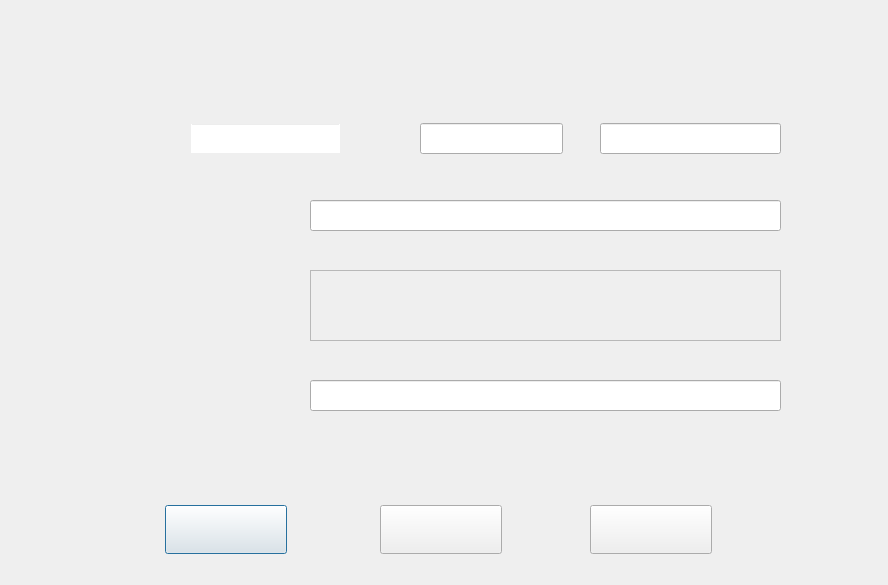
<?xml version="1.0" encoding="UTF-8"?>
<ui version="4.0">
 <class>InformationDialog</class>
 <widget class="QDialog" name="InformationDialog">
  <property name="geometry">
   <rect>
    <x>0</x>
    <y>0</y>
    <width>888</width>
    <height>585</height>
   </rect>
  </property>
  <property name="windowTitle">
   <string>Dialog</string>
  </property>
  <property name="styleSheet">
   <string notr="true">border-image: url(:/new/prefix1/paper_bac.jpg);</string>
  </property>
  <widget class="QLineEdit" name="year_content">
   <property name="geometry">
    <rect>
     <x>420</x>
     <y>123</y>
     <width>143</width>
     <height>31</height>
    </rect>
   </property>
   <property name="palette">
    <palette>
     <active>
      <colorrole role="Text">
       <brush brushstyle="SolidPattern">
        <color alpha="255">
         <red>255</red>
         <green>255</green>
         <blue>0</blue>
        </color>
       </brush>
      </colorrole>
     </active>
     <inactive>
      <colorrole role="Text">
       <brush brushstyle="SolidPattern">
        <color alpha="255">
         <red>255</red>
         <green>255</green>
         <blue>0</blue>
        </color>
       </brush>
      </colorrole>
     </inactive>
     <disabled>
      <colorrole role="Text">
       <brush brushstyle="SolidPattern">
        <color alpha="255">
         <red>120</red>
         <green>120</green>
         <blue>120</blue>
        </color>
       </brush>
      </colorrole>
     </disabled>
    </palette>
   </property>
   <property name="font">
    <font>
     <family>Microsoft YaHei</family>
     <pointsize>12</pointsize>
    </font>
   </property>
   <property name="styleSheet">
    <string notr="true">border-image: url(:/new/prefix1/paper_short.jpg);</string>
   </property>
  </widget>
  <widget class="QLineEdit" name="id_content">
   <property name="geometry">
    <rect>
     <x>600</x>
     <y>123</y>
     <width>181</width>
     <height>31</height>
    </rect>
   </property>
   <property name="palette">
    <palette>
     <active>
      <colorrole role="Text">
       <brush brushstyle="SolidPattern">
        <color alpha="255">
         <red>255</red>
         <green>255</green>
         <blue>0</blue>
        </color>
       </brush>
      </colorrole>
     </active>
     <inactive>
      <colorrole role="Text">
       <brush brushstyle="SolidPattern">
        <color alpha="255">
         <red>255</red>
         <green>255</green>
         <blue>0</blue>
        </color>
       </brush>
      </colorrole>
     </inactive>
     <disabled>
      <colorrole role="Text">
       <brush brushstyle="SolidPattern">
        <color alpha="255">
         <red>120</red>
         <green>120</green>
         <blue>120</blue>
        </color>
       </brush>
      </colorrole>
     </disabled>
    </palette>
   </property>
   <property name="font">
    <font>
     <family>Microsoft YaHei</family>
     <pointsize>12</pointsize>
    </font>
   </property>
   <property name="styleSheet">
    <string notr="true">border-image: url(:/new/prefix1/paper_filter_rightup.jpg);</string>
   </property>
   <property name="text">
    <string/>
   </property>
  </widget>
  <widget class="QLineEdit" name="title_short_content">
   <property name="geometry">
    <rect>
     <x>310</x>
     <y>380</y>
     <width>471</width>
     <height>31</height>
    </rect>
   </property>
   <property name="palette">
    <palette>
     <active>
      <colorrole role="Text">
       <brush brushstyle="SolidPattern">
        <color alpha="255">
         <red>255</red>
         <green>255</green>
         <blue>0</blue>
        </color>
       </brush>
      </colorrole>
     </active>
     <inactive>
      <colorrole role="Text">
       <brush brushstyle="SolidPattern">
        <color alpha="255">
         <red>255</red>
         <green>255</green>
         <blue>0</blue>
        </color>
       </brush>
      </colorrole>
     </inactive>
     <disabled>
      <colorrole role="Text">
       <brush brushstyle="SolidPattern">
        <color alpha="255">
         <red>120</red>
         <green>120</green>
         <blue>120</blue>
        </color>
       </brush>
      </colorrole>
     </disabled>
    </palette>
   </property>
   <property name="font">
    <font>
     <family>Microsoft YaHei</family>
     <pointsize>12</pointsize>
    </font>
   </property>
   <property name="styleSheet">
    <string notr="true">border-image: url(:/new/prefix1/paper_long.jpg);</string>
   </property>
   <property name="text">
    <string/>
   </property>
  </widget>
  <widget class="QLineEdit" name="view_label_content">
   <property name="geometry">
    <rect>
     <x>310</x>
     <y>200</y>
     <width>471</width>
     <height>31</height>
    </rect>
   </property>
   <property name="palette">
    <palette>
     <active>
      <colorrole role="Text">
       <brush brushstyle="SolidPattern">
        <color alpha="255">
         <red>255</red>
         <green>255</green>
         <blue>0</blue>
        </color>
       </brush>
      </colorrole>
     </active>
     <inactive>
      <colorrole role="Text">
       <brush brushstyle="SolidPattern">
        <color alpha="255">
         <red>255</red>
         <green>255</green>
         <blue>0</blue>
        </color>
       </brush>
      </colorrole>
     </inactive>
     <disabled>
      <colorrole role="Text">
       <brush brushstyle="SolidPattern">
        <color alpha="255">
         <red>120</red>
         <green>120</green>
         <blue>120</blue>
        </color>
       </brush>
      </colorrole>
     </disabled>
    </palette>
   </property>
   <property name="font">
    <font>
     <family>Microsoft YaHei</family>
     <pointsize>12</pointsize>
    </font>
   </property>
   <property name="styleSheet">
    <string notr="true">border-image: url(:/new/prefix1/paper_filter_rightup.jpg);</string>
   </property>
   <property name="text">
    <string/>
   </property>
  </widget>
  <widget class="QPushButton" name="more">
   <property name="geometry">
    <rect>
     <x>165</x>
     <y>505</y>
     <width>122</width>
     <height>49</height>
    </rect>
   </property>
   <property name="styleSheet">
    <string notr="true">border-image: url(:/new/prefix1/paper_more.jpg);</string>
   </property>
   <property name="text">
    <string/>
   </property>
  </widget>
  <widget class="QPushButton" name="ok">
   <property name="geometry">
    <rect>
     <x>590</x>
     <y>505</y>
     <width>122</width>
     <height>49</height>
    </rect>
   </property>
   <property name="styleSheet">
    <string notr="true">border-image: url(:/new/prefix1/ok.jpg);</string>
   </property>
   <property name="text">
    <string/>
   </property>
  </widget>
  <widget class="QPushButton" name="save">
   <property name="geometry">
    <rect>
     <x>380</x>
     <y>505</y>
     <width>122</width>
     <height>49</height>
    </rect>
   </property>
   <property name="styleSheet">
    <string notr="true">border-image: url(:/new/prefix1/paper_save.jpg);</string>
   </property>
   <property name="text">
    <string/>
   </property>
  </widget>
  <widget class="QPlainTextEdit" name="title_content">
   <property name="geometry">
    <rect>
     <x>310</x>
     <y>270</y>
     <width>471</width>
     <height>71</height>
    </rect>
   </property>
   <property name="palette">
    <palette>
     <active>
      <colorrole role="Text">
       <brush brushstyle="SolidPattern">
        <color alpha="255">
         <red>255</red>
         <green>255</green>
         <blue>0</blue>
        </color>
       </brush>
      </colorrole>
      <colorrole role="Base">
       <brush brushstyle="NoBrush">
        <color alpha="255">
         <red>0</red>
         <green>0</green>
         <blue>0</blue>
        </color>
       </brush>
      </colorrole>
     </active>
     <inactive>
      <colorrole role="Text">
       <brush brushstyle="SolidPattern">
        <color alpha="255">
         <red>255</red>
         <green>255</green>
         <blue>0</blue>
        </color>
       </brush>
      </colorrole>
      <colorrole role="Base">
       <brush brushstyle="NoBrush">
        <color alpha="255">
         <red>0</red>
         <green>0</green>
         <blue>0</blue>
        </color>
       </brush>
      </colorrole>
     </inactive>
     <disabled>
      <colorrole role="Text">
       <brush brushstyle="SolidPattern">
        <color alpha="255">
         <red>120</red>
         <green>120</green>
         <blue>120</blue>
        </color>
       </brush>
      </colorrole>
      <colorrole role="Base">
       <brush brushstyle="NoBrush">
        <color alpha="255">
         <red>0</red>
         <green>0</green>
         <blue>0</blue>
        </color>
       </brush>
      </colorrole>
     </disabled>
    </palette>
   </property>
   <property name="font">
    <font>
     <family>Microsoft YaHei</family>
     <pointsize>12</pointsize>
    </font>
   </property>
   <property name="styleSheet">
    <string notr="true">border-image: url(:/new/prefix1/paper_filter_rightup.jpg);</string>
   </property>
  </widget>
  <widget class="QLineEdit" name="type_content">
   <property name="geometry">
    <rect>
     <x>190</x>
     <y>123</y>
     <width>151</width>
     <height>31</height>
    </rect>
   </property>
   <property name="palette">
    <palette>
     <active>
      <colorrole role="WindowText">
       <brush brushstyle="SolidPattern">
        <color alpha="255">
         <red>0</red>
         <green>0</green>
         <blue>0</blue>
        </color>
       </brush>
      </colorrole>
      <colorrole role="Button">
       <brush brushstyle="SolidPattern">
        <color alpha="0">
         <red>240</red>
         <green>240</green>
         <blue>240</blue>
        </color>
       </brush>
      </colorrole>
      <colorrole role="Light">
       <brush brushstyle="SolidPattern">
        <color alpha="0">
         <red>255</red>
         <green>255</green>
         <blue>255</blue>
        </color>
       </brush>
      </colorrole>
      <colorrole role="Midlight">
       <brush brushstyle="SolidPattern">
        <color alpha="0">
         <red>247</red>
         <green>247</green>
         <blue>247</blue>
        </color>
       </brush>
      </colorrole>
      <colorrole role="Dark">
       <brush brushstyle="SolidPattern">
        <color alpha="0">
         <red>120</red>
         <green>120</green>
         <blue>120</blue>
        </color>
       </brush>
      </colorrole>
      <colorrole role="Mid">
       <brush brushstyle="SolidPattern">
        <color alpha="0">
         <red>160</red>
         <green>160</green>
         <blue>160</blue>
        </color>
       </brush>
      </colorrole>
      <colorrole role="Text">
       <brush brushstyle="SolidPattern">
        <color alpha="255">
         <red>255</red>
         <green>255</green>
         <blue>0</blue>
        </color>
       </brush>
      </colorrole>
      <colorrole role="BrightText">
       <brush brushstyle="SolidPattern">
        <color alpha="255">
         <red>255</red>
         <green>255</green>
         <blue>255</blue>
        </color>
       </brush>
      </colorrole>
      <colorrole role="ButtonText">
       <brush brushstyle="SolidPattern">
        <color alpha="255">
         <red>0</red>
         <green>0</green>
         <blue>0</blue>
        </color>
       </brush>
      </colorrole>
      <colorrole role="Base">
       <brush brushstyle="SolidPattern">
        <color alpha="255">
         <red>255</red>
         <green>255</green>
         <blue>255</blue>
        </color>
       </brush>
      </colorrole>
      <colorrole role="Window">
       <brush brushstyle="SolidPattern">
        <color alpha="0">
         <red>240</red>
         <green>240</green>
         <blue>240</blue>
        </color>
       </brush>
      </colorrole>
      <colorrole role="Shadow">
       <brush brushstyle="SolidPattern">
        <color alpha="255">
         <red>0</red>
         <green>0</green>
         <blue>0</blue>
        </color>
       </brush>
      </colorrole>
      <colorrole role="AlternateBase">
       <brush brushstyle="SolidPattern">
        <color alpha="127">
         <red>247</red>
         <green>247</green>
         <blue>247</blue>
        </color>
       </brush>
      </colorrole>
      <colorrole role="ToolTipBase">
       <brush brushstyle="SolidPattern">
        <color alpha="255">
         <red>255</red>
         <green>255</green>
         <blue>220</blue>
        </color>
       </brush>
      </colorrole>
      <colorrole role="ToolTipText">
       <brush brushstyle="SolidPattern">
        <color alpha="255">
         <red>0</red>
         <green>0</green>
         <blue>0</blue>
        </color>
       </brush>
      </colorrole>
     </active>
     <inactive>
      <colorrole role="WindowText">
       <brush brushstyle="SolidPattern">
        <color alpha="255">
         <red>0</red>
         <green>0</green>
         <blue>0</blue>
        </color>
       </brush>
      </colorrole>
      <colorrole role="Button">
       <brush brushstyle="SolidPattern">
        <color alpha="0">
         <red>240</red>
         <green>240</green>
         <blue>240</blue>
        </color>
       </brush>
      </colorrole>
      <colorrole role="Light">
       <brush brushstyle="SolidPattern">
        <color alpha="0">
         <red>255</red>
         <green>255</green>
         <blue>255</blue>
        </color>
       </brush>
      </colorrole>
      <colorrole role="Midlight">
       <brush brushstyle="SolidPattern">
        <color alpha="0">
         <red>247</red>
         <green>247</green>
         <blue>247</blue>
        </color>
       </brush>
      </colorrole>
      <colorrole role="Dark">
       <brush brushstyle="SolidPattern">
        <color alpha="0">
         <red>120</red>
         <green>120</green>
         <blue>120</blue>
        </color>
       </brush>
      </colorrole>
      <colorrole role="Mid">
       <brush brushstyle="SolidPattern">
        <color alpha="0">
         <red>160</red>
         <green>160</green>
         <blue>160</blue>
        </color>
       </brush>
      </colorrole>
      <colorrole role="Text">
       <brush brushstyle="SolidPattern">
        <color alpha="255">
         <red>255</red>
         <green>255</green>
         <blue>0</blue>
        </color>
       </brush>
      </colorrole>
      <colorrole role="BrightText">
       <brush brushstyle="SolidPattern">
        <color alpha="255">
         <red>255</red>
         <green>255</green>
         <blue>255</blue>
        </color>
       </brush>
      </colorrole>
      <colorrole role="ButtonText">
       <brush brushstyle="SolidPattern">
        <color alpha="255">
         <red>0</red>
         <green>0</green>
         <blue>0</blue>
        </color>
       </brush>
      </colorrole>
      <colorrole role="Base">
       <brush brushstyle="SolidPattern">
        <color alpha="255">
         <red>255</red>
         <green>255</green>
         <blue>255</blue>
        </color>
       </brush>
      </colorrole>
      <colorrole role="Window">
       <brush brushstyle="SolidPattern">
        <color alpha="0">
         <red>240</red>
         <green>240</green>
         <blue>240</blue>
        </color>
       </brush>
      </colorrole>
      <colorrole role="Shadow">
       <brush brushstyle="SolidPattern">
        <color alpha="255">
         <red>0</red>
         <green>0</green>
         <blue>0</blue>
        </color>
       </brush>
      </colorrole>
      <colorrole role="AlternateBase">
       <brush brushstyle="SolidPattern">
        <color alpha="127">
         <red>247</red>
         <green>247</green>
         <blue>247</blue>
        </color>
       </brush>
      </colorrole>
      <colorrole role="ToolTipBase">
       <brush brushstyle="SolidPattern">
        <color alpha="255">
         <red>255</red>
         <green>255</green>
         <blue>220</blue>
        </color>
       </brush>
      </colorrole>
      <colorrole role="ToolTipText">
       <brush brushstyle="SolidPattern">
        <color alpha="255">
         <red>0</red>
         <green>0</green>
         <blue>0</blue>
        </color>
       </brush>
      </colorrole>
     </inactive>
     <disabled>
      <colorrole role="WindowText">
       <brush brushstyle="SolidPattern">
        <color alpha="0">
         <red>120</red>
         <green>120</green>
         <blue>120</blue>
        </color>
       </brush>
      </colorrole>
      <colorrole role="Button">
       <brush brushstyle="SolidPattern">
        <color alpha="0">
         <red>240</red>
         <green>240</green>
         <blue>240</blue>
        </color>
       </brush>
      </colorrole>
      <colorrole role="Light">
       <brush brushstyle="SolidPattern">
        <color alpha="0">
         <red>255</red>
         <green>255</green>
         <blue>255</blue>
        </color>
       </brush>
      </colorrole>
      <colorrole role="Midlight">
       <brush brushstyle="SolidPattern">
        <color alpha="0">
         <red>247</red>
         <green>247</green>
         <blue>247</blue>
        </color>
       </brush>
      </colorrole>
      <colorrole role="Dark">
       <brush brushstyle="SolidPattern">
        <color alpha="0">
         <red>120</red>
         <green>120</green>
         <blue>120</blue>
        </color>
       </brush>
      </colorrole>
      <colorrole role="Mid">
       <brush brushstyle="SolidPattern">
        <color alpha="0">
         <red>160</red>
         <green>160</green>
         <blue>160</blue>
        </color>
       </brush>
      </colorrole>
      <colorrole role="Text">
       <brush brushstyle="SolidPattern">
        <color alpha="0">
         <red>120</red>
         <green>120</green>
         <blue>120</blue>
        </color>
       </brush>
      </colorrole>
      <colorrole role="BrightText">
       <brush brushstyle="SolidPattern">
        <color alpha="255">
         <red>255</red>
         <green>255</green>
         <blue>255</blue>
        </color>
       </brush>
      </colorrole>
      <colorrole role="ButtonText">
       <brush brushstyle="SolidPattern">
        <color alpha="0">
         <red>120</red>
         <green>120</green>
         <blue>120</blue>
        </color>
       </brush>
      </colorrole>
      <colorrole role="Base">
       <brush brushstyle="SolidPattern">
        <color alpha="0">
         <red>240</red>
         <green>240</green>
         <blue>240</blue>
        </color>
       </brush>
      </colorrole>
      <colorrole role="Window">
       <brush brushstyle="SolidPattern">
        <color alpha="0">
         <red>240</red>
         <green>240</green>
         <blue>240</blue>
        </color>
       </brush>
      </colorrole>
      <colorrole role="Shadow">
       <brush brushstyle="SolidPattern">
        <color alpha="255">
         <red>0</red>
         <green>0</green>
         <blue>0</blue>
        </color>
       </brush>
      </colorrole>
      <colorrole role="AlternateBase">
       <brush brushstyle="SolidPattern">
        <color alpha="0">
         <red>240</red>
         <green>240</green>
         <blue>240</blue>
        </color>
       </brush>
      </colorrole>
      <colorrole role="ToolTipBase">
       <brush brushstyle="SolidPattern">
        <color alpha="255">
         <red>255</red>
         <green>255</green>
         <blue>220</blue>
        </color>
       </brush>
      </colorrole>
      <colorrole role="ToolTipText">
       <brush brushstyle="SolidPattern">
        <color alpha="255">
         <red>0</red>
         <green>0</green>
         <blue>0</blue>
        </color>
       </brush>
      </colorrole>
     </disabled>
    </palette>
   </property>
   <property name="font">
    <font>
     <family>Microsoft YaHei</family>
     <pointsize>12</pointsize>
    </font>
   </property>
   <property name="styleSheet">
    <string notr="true">border-image: url(:/new/prefix1/paper_filter_shortest.jpg);</string>
   </property>
   <property name="text">
    <string/>
   </property>
  </widget>
  <widget class="QLabel" name="title_short_label">
   <property name="geometry">
    <rect>
     <x>150</x>
     <y>380</y>
     <width>151</width>
     <height>31</height>
    </rect>
   </property>
   <property name="palette">
    <palette>
     <active>
      <colorrole role="WindowText">
       <brush brushstyle="SolidPattern">
        <color alpha="255">
         <red>255</red>
         <green>255</green>
         <blue>255</blue>
        </color>
       </brush>
      </colorrole>
      <colorrole role="Text">
       <brush brushstyle="SolidPattern">
        <color alpha="255">
         <red>255</red>
         <green>255</green>
         <blue>255</blue>
        </color>
       </brush>
      </colorrole>
     </active>
     <inactive>
      <colorrole role="WindowText">
       <brush brushstyle="SolidPattern">
        <color alpha="255">
         <red>255</red>
         <green>255</green>
         <blue>255</blue>
        </color>
       </brush>
      </colorrole>
      <colorrole role="Text">
       <brush brushstyle="SolidPattern">
        <color alpha="255">
         <red>255</red>
         <green>255</green>
         <blue>255</blue>
        </color>
       </brush>
      </colorrole>
     </inactive>
     <disabled>
      <colorrole role="WindowText">
       <brush brushstyle="SolidPattern">
        <color alpha="255">
         <red>120</red>
         <green>120</green>
         <blue>120</blue>
        </color>
       </brush>
      </colorrole>
      <colorrole role="Text">
       <brush brushstyle="SolidPattern">
        <color alpha="255">
         <red>120</red>
         <green>120</green>
         <blue>120</blue>
        </color>
       </brush>
      </colorrole>
     </disabled>
    </palette>
   </property>
   <property name="font">
    <font>
     <family>Microsoft YaHei</family>
     <pointsize>16</pointsize>
     <weight>75</weight>
     <italic>false</italic>
     <bold>true</bold>
    </font>
   </property>
   <property name="styleSheet">
    <string notr="true">border-image: url(:/new/prefix1/my_label2.png);</string>
   </property>
   <property name="text">
    <string/>
   </property>
   <property name="alignment">
    <set>Qt::AlignCenter</set>
   </property>
  </widget>
  <widget class="QLabel" name="title_label">
   <property name="geometry">
    <rect>
     <x>150</x>
     <y>270</y>
     <width>151</width>
     <height>31</height>
    </rect>
   </property>
   <property name="palette">
    <palette>
     <active>
      <colorrole role="WindowText">
       <brush brushstyle="SolidPattern">
        <color alpha="255">
         <red>255</red>
         <green>255</green>
         <blue>255</blue>
        </color>
       </brush>
      </colorrole>
      <colorrole role="Text">
       <brush brushstyle="SolidPattern">
        <color alpha="255">
         <red>255</red>
         <green>255</green>
         <blue>255</blue>
        </color>
       </brush>
      </colorrole>
     </active>
     <inactive>
      <colorrole role="WindowText">
       <brush brushstyle="SolidPattern">
        <color alpha="255">
         <red>255</red>
         <green>255</green>
         <blue>255</blue>
        </color>
       </brush>
      </colorrole>
      <colorrole role="Text">
       <brush brushstyle="SolidPattern">
        <color alpha="255">
         <red>255</red>
         <green>255</green>
         <blue>255</blue>
        </color>
       </brush>
      </colorrole>
     </inactive>
     <disabled>
      <colorrole role="WindowText">
       <brush brushstyle="SolidPattern">
        <color alpha="255">
         <red>120</red>
         <green>120</green>
         <blue>120</blue>
        </color>
       </brush>
      </colorrole>
      <colorrole role="Text">
       <brush brushstyle="SolidPattern">
        <color alpha="255">
         <red>120</red>
         <green>120</green>
         <blue>120</blue>
        </color>
       </brush>
      </colorrole>
     </disabled>
    </palette>
   </property>
   <property name="font">
    <font>
     <family>Microsoft YaHei</family>
     <pointsize>16</pointsize>
     <weight>75</weight>
     <italic>false</italic>
     <bold>true</bold>
    </font>
   </property>
   <property name="styleSheet">
    <string notr="true">border-image: url(:/new/prefix1/my_label.png);</string>
   </property>
   <property name="text">
    <string/>
   </property>
   <property name="textFormat">
    <enum>Qt::AutoText</enum>
   </property>
   <property name="alignment">
    <set>Qt::AlignCenter</set>
   </property>
  </widget>
 </widget>
 <resources/>
 <connections/>
</ui>
